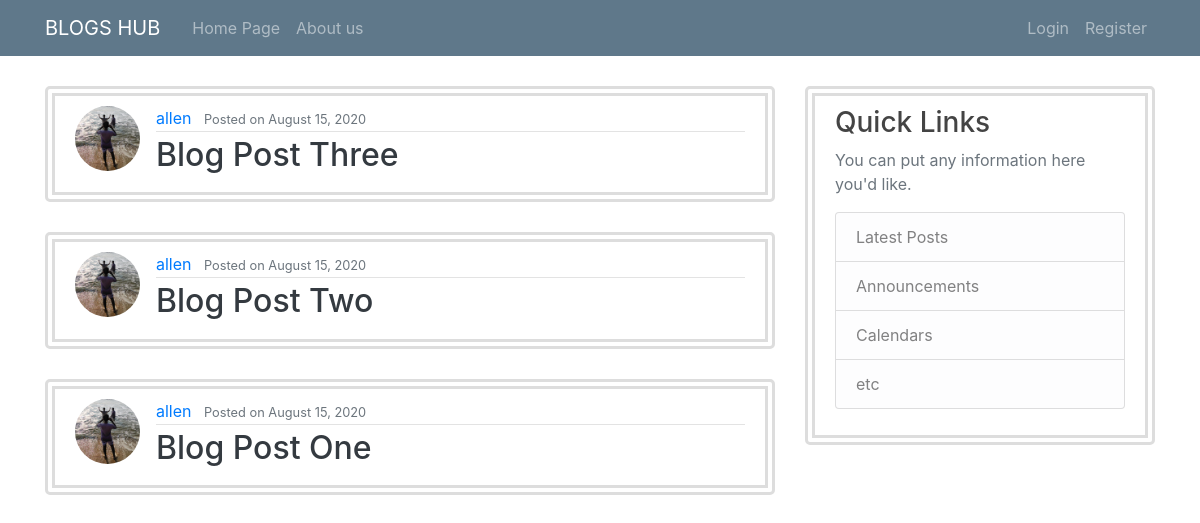
The app's page /, older data.
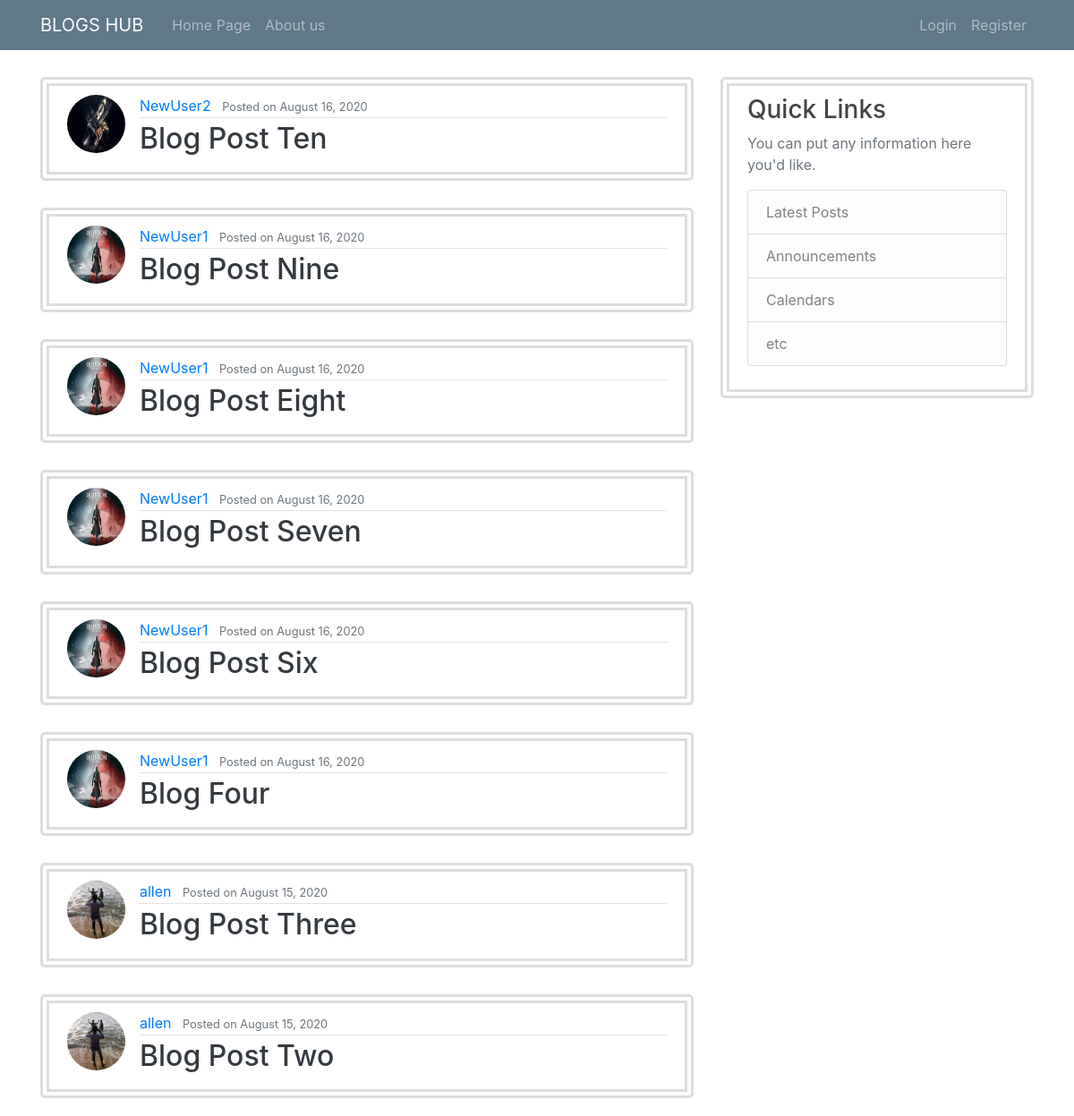
The same page, newer data.
### blog/models.py (models this page shows, shortened)
class Post (models.Model):
    title = models.CharField(max_length=100)
    content = models.TextField()
    date_posted = models.DateTimeField(default=timezone.now)
    author = models.ForeignKey(User, on_delete = models.CASCADE)

### users/models.py (models this page shows, shortened)
class Profile(models.Model):
    user = models.OneToOneField(User, on_delete = models.CASCADE)
    image = models.ImageField(default = 'default.jpeg',upload_to = 'profile_pics')

### blog/views.py (the view)
# urls.py: path('', PostListView.as_view(), name='blog-home'),
class PostListView(ListView):
    model = Post
    template_name = 'blog/home.html'
    context_object_name = 'posts'
    ordering = ['-date_posted']
    paginate_by = 8

### blog/templates/blog/home.html
{% extends 'blog/base.html' %}
{% block content %}
{% for post in posts %}
<article class="media content-section">
    <img class="rounded-circle article-img" src="{{post.author.profile.image.url}}" alt="">
    <div class="media-body">
        <div class="article-metadata">
            <a class="mr-2 " href="#">{{ post.author }}</a>
            <small class="text-muted">Posted on {{ post.date_posted|date:'F d, Y' }}</small>
        </div>
        <h2><a class="article-title text-dark" href="{% url 'post-detail' post.id %}">{{ post.title }}</a></h2>
    </div>
</article>
{%endfor%}
{% endblock content %}

### blog/templates/blog/base.html (shortened to what this page needs)
{% load static %}
<!DOCTYPE html>
<html lang="en">
<head>
    <link rel="stylesheet" type="text/css" href="{% static 'blog/main.css' %}">
    <link rel="stylesheet" href="https://stackpath.bootstrapcdn.com/font-awesome/4.7.0/css/font-awesome.min.css">
    <link rel="stylesheet" href="https://stackpath.bootstrapcdn.com/bootstrap/4.5.2/css/bootstrap.min.css"
>
</head>
<body>
    <header class="site-header ">
        <nav class="navbar navbar-expand-lg navbar-dark bg-steel ">
            <div class="container">
                <a class="navbar-brand mr-4" href="{% url 'blog-home' %}">BLOGS HUB</a>
                <div class="collapse navbar-collapse" id="navbarToggle">
                    <div class="navbar-nav mr-auto">
                        <a class="nav-item nav-link" href="{% url 'blog-home' %}">Home Page</a>
                        <a class="nav-item nav-link" href="{% url 'blog-about' %}">About us</a>
                    </div>
                    <div class="navbar-nav">
                        {% if user.is_authenticated %}
                        <a class="nav-item nav-link" href="{% url 'post-create'%}">New Post</a>
                        <a class="nav-item nav-link" href="{% url 'profile'%}">Your Profile</a>
                        <a class="nav-item nav-link" href="{% url 'logout'%}">Logout</a>
                        {% else %}
                        <a class="nav-item nav-link" href="{% url 'login'%}">Login</a>
                        <a class="nav-item nav-link" href="{% url 'register'%}">Register</a>
                        {% endif %}
                    </div>
                </div>
            </div>
        </nav>
    </header>
    <main role="main" class="container">
        <div class="row">
            <div class="col-md-8">
                {% block content %}{% endblock %}
            </div>
            <div class="col-md-4">
                <div class="content-section">
                    <h3>Quick Links</h3>
                    <p class='text-muted'>You can put any information here you'd like.
                        <ul class="list-group">
                            <li class="list-group-item list-group-item-light">Latest Posts</li>
                            <li class="list-group-item list-group-item-light">Announcements</li>
                            <li class="list-group-item list-group-item-light">Calendars</li>
                            <li class="list-group-item list-group-item-light">etc</li>
                        </ul>
                    </p>
                </div>
            </div>
        </div>
    </main>
</body>
</html>

### blog/static/blog/main.css (style rules this page uses)
body { background: #fafafa; color: #333333; margin-top: 5rem; }
h1, h2, h3, h4, h5, h6 { color: #444444; }
ul { margin: 0; }
.bg-steel { background-color: #5f788a; }
.site-header .navbar-nav .nav-link { color: #cbd5db; }
.content-section { background: #ffffff; padding: 10px 20px; border: 10px double #dddddd; border-radius: 5px; margin-bottom: 20px; margin-top: 30px; }
.article-title { color: #444444; }
.article-img { height: 65px; width: 65px; margin-right: 16px; }
.article-metadata { padding-bottom: 1px; margin-bottom: 4px; border-bottom: 1px solid #e3e3e3 }

Row changes from the older to the newer data that the page shows:
removed Post: author.profile.image (picture), author "allen", date_posted "August 15, 2020", title "Blog Post One"
added Post: author.profile.image (picture), author "NewUser2", date_posted "August 16, 2020", title "Blog Post Ten"
added Post: author.profile.image (picture), author "NewUser1", date_posted "August 16, 2020", title "Blog Post Nine"
added Post: author.profile.image (picture), author "NewUser1", date_posted "August 16, 2020", title "Blog Post Eight"
added Post: author.profile.image (picture), author "NewUser1", date_posted "August 16, 2020", title "Blog Post Seven"
added Post: author.profile.image (picture), author "NewUser1", date_posted "August 16, 2020", title "Blog Post Six"
added Post: author.profile.image (picture), author "NewUser1", date_posted "August 16, 2020", title "Blog Four"
